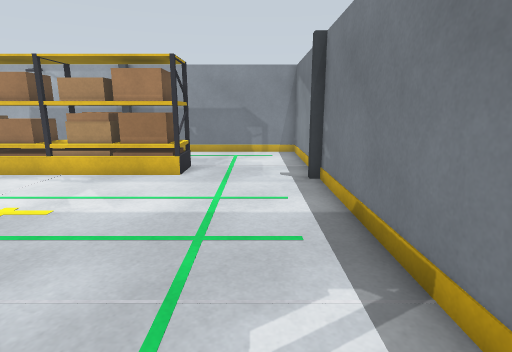
[1] (above)

18 first-person views from a walk through a Gazebo world. The camera is 1.2 m above the floor, tilts 12° down and sees 80° across. The floor is counted in squares, 0.5 m on a side. Each view is taken from the middle of a square. On the plan, view 1 faces up. The plan holds only what a view shows up to about 19 squares ahead; the rest is blank. The robots in the file are not drawn.

[2]
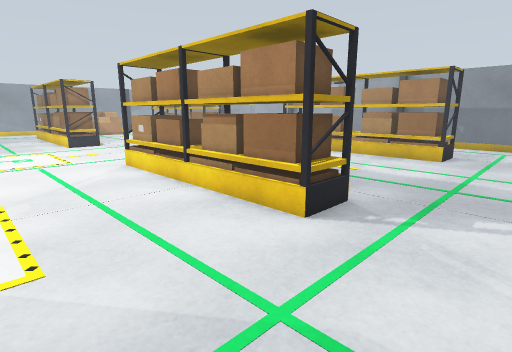

[3]
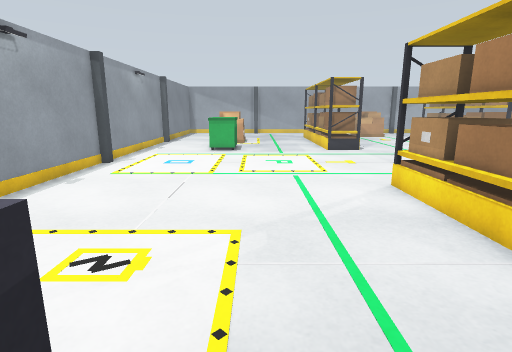

[4]
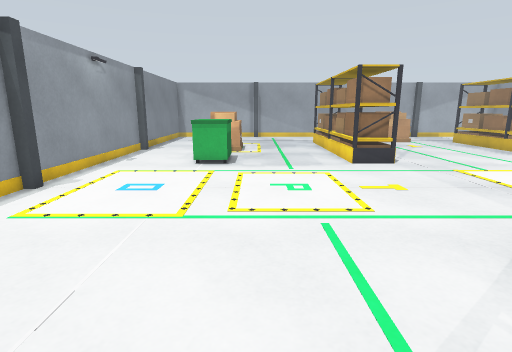

[5]
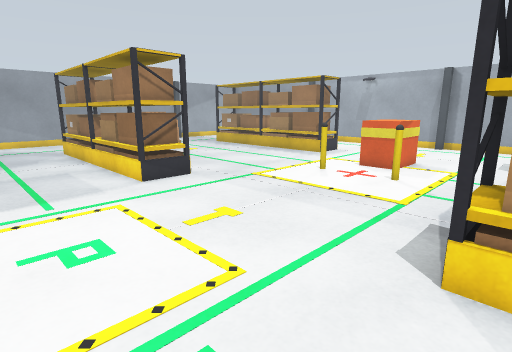

[6]
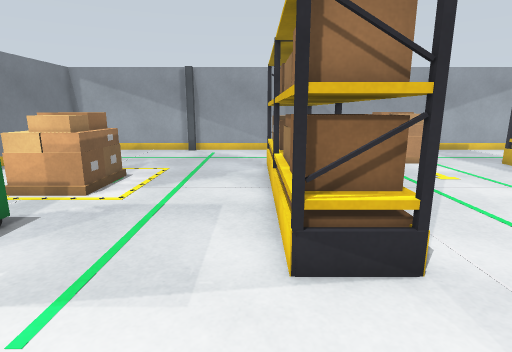

[7]
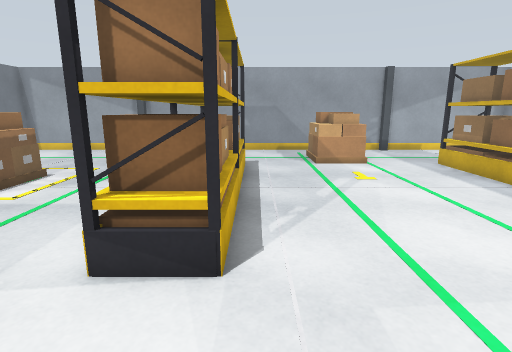

[8]
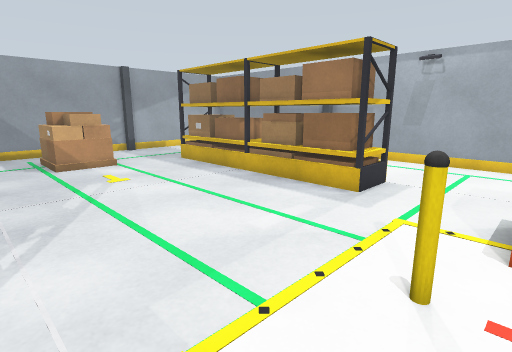

[9]
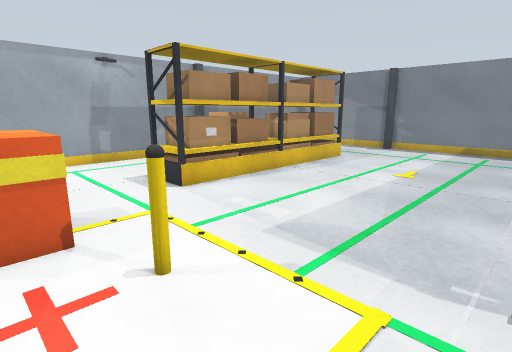

[10]
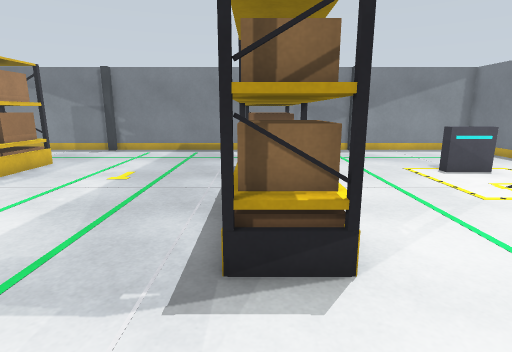

[11]
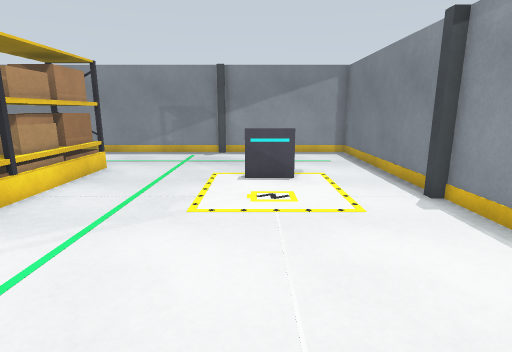

[12]
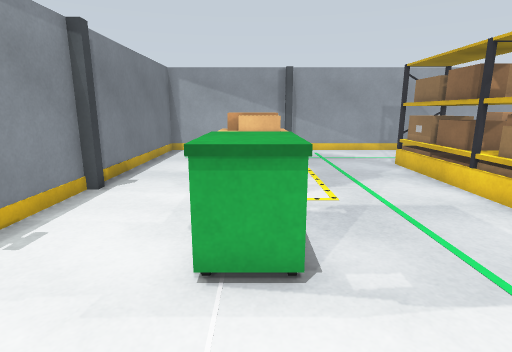

[13]
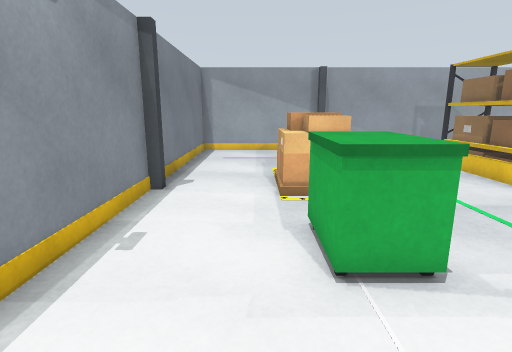

[14]
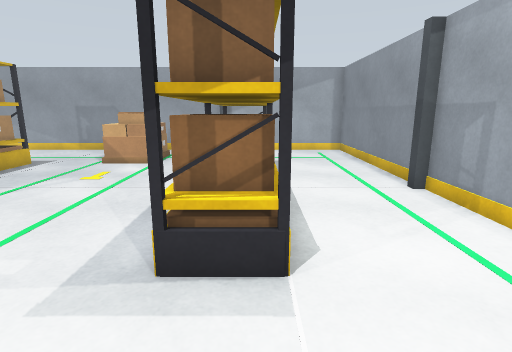

[15]
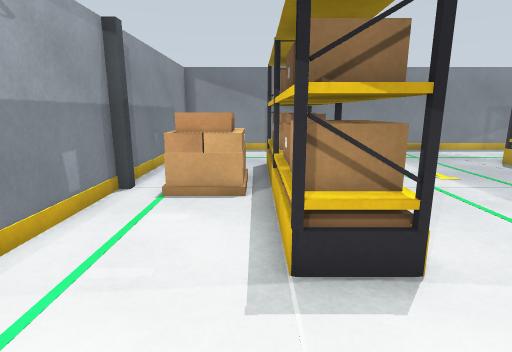

[16]
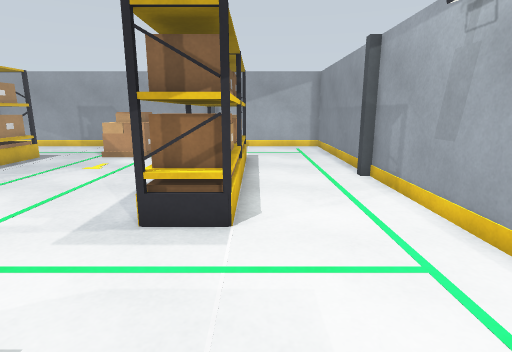

[17]
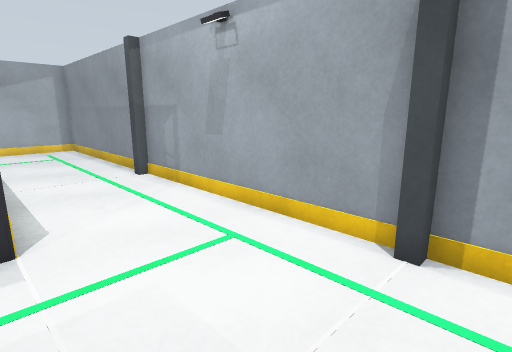

[18]
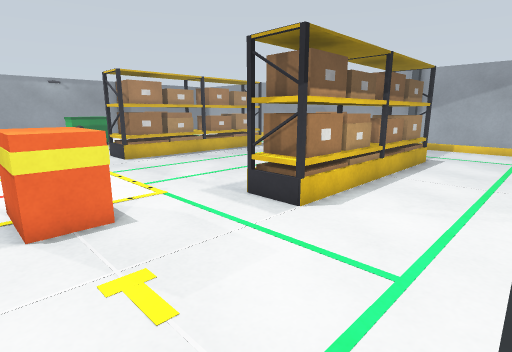

### Floor plan
Key: @ floor where view 1 was taken; # wall or solid block; . floor; P pillar; A pallet; S shelf; U dumpster; O other object.
Columns run from 38 left of view 1 to 3 right of it. Each row starts with its distance up from view 1.
 19 ##########################################
 18 #.........P.........P.........P..........#
 17 #................................  ......#
 16 #.............................A    ......#
 15 #.............................AAA  ......#
 14 #........................................#
 13 #.....SSSSSSSSSSS........SSSSSSSSSSS.....#
 12 #.....SSSSSSSSSSS........SSSSSSSSSSS.....#
 11 #P..................OO..................P#
 10 #...................OO...................#
  9 #  ................ OO ..................#
  8 #  AAAA............    ..................#
  7 #    AA............O  O..................#
  6 #..AAAA............    ..................#
  5 #..................    ..................#
  4 #........................................#
  3 #........................................#
  2 #.....SSSSSSSSSSS........SSSSSSSSSSS.....#
  1 #.....SSSSSSSSSSS........SSSSSSSSSSS.....#
  0 #.....................................@..#
 -1 #........................................#
 -2 #........................................#
 -3 #........................................#
 -4 #P......................................P#
 -5 #........AAA..................    .......#
 -6 #........AAA..UUU.............   O.......#
 -7 #........AAA..UUU.............   O  .....#
 -8 #.............................    .......#
 -9 #........................................#
-10 #........................................#
-11 #.........P.........P.........P..........#
-12 ##############################  ##########

Where each view was taken, in squares from view 1:
view 1: 0 up, 0 right, facing up
view 2: 5 down, 1 right, facing up-left
view 3: 4 down, 3 left, facing left
view 4: 4 down, 8 left, facing left
view 5: 4 down, 12 left, facing up-left
view 6: 0 up, 18 left, facing left
view 7: 3 up, 18 left, facing left
view 8: 3 up, 18 left, facing up-left
view 9: 3 up, 18 left, facing up-right
view 10: 2 up, 17 left, facing right
view 11: 6 down, 16 left, facing right
view 12: 6 down, 18 left, facing left
view 13: 8 down, 18 left, facing left
view 14: 13 up, 18 left, facing left
view 15: 14 up, 17 left, facing right
view 16: 14 up, 16 left, facing left
view 17: 13 up, 16 left, facing up-left
view 18: 18 up, 16 left, facing down-left
